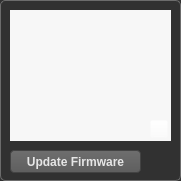
  <widget class="QGroupBox" name="groupBox_2">
   <property name="geometry">
    <rect>
     <x>770</x>
     <y>50</y>
     <width>181</width>
     <height>181</height>
    </rect>
   </property>
   <property name="styleSheet">
    <string notr="true">QGroupBox {
	background-color: rgb(49, 49, 49);
    border: 1px solid rgb(108, 108, 108);
    border-radius: 5px;
}</string>
   </property>
   <property name="title">
    <string/>
   </property>
   <widget class="QLabel" name="labelModel">
    <property name="geometry">
     <rect>
      <x>10</x>
      <y>10</y>
      <width>161</width>
      <height>131</height>
     </rect>
    </property>
    <property name="styleSheet">
     <string notr="true">background-color: rgb(247, 247, 247);
border-image: url(:/images/scara.png);</string>
    </property>
    <property name="text">
     <string/>
    </property>
   </widget>
   <widget class="QPushButton" name="btnUpdateFirmware">
    <property name="geometry">
     <rect>
      <x>10</x>
      <y>150</y>
      <width>131</width>
      <height>23</height>
     </rect>
    </property>
    <property name="font">
     <font>
      <family>Arial</family>
      <weight>75</weight>
      <bold>true</bold>
     </font>
    </property>
    <property name="styleSheet">
     <string notr="true"> QPushButton {
	 color: rgb(230,230,230);
     border: 1px solid rgb(67,67,67);
     border-radius: 4px;
	 background-color: qlineargradient(x1:0,y1:0,x2:0,y2:1,stop:0 #6E6E6E,stop:1 #5F5F5F);
 }

 QPushButton::hover {
	 color: rgb(231,231,231);
	 background-color: qlineargradient(x1:0,y1:0,x2:0,y2:1,stop:0 #858585,stop:1 #787878);
 }

 QPushButton:pressed {
	 color: rgb(231,231,231);
	 background-color: qlineargradient(x1:0,y1:0,x2:0,y2:1,stop:0 #646464,stop:0.7 #828282,stop:1 #6E6E6E);
 }

</string>
    </property>
    <property name="text">
     <string>Update Firmware</string>
    </property>
   </widget>
   <widget class="QPushButton" name="pushButton">
    <property name="geometry">
     <rect>
      <x>150</x>
      <y>120</y>
      <width>18</width>
      <height>18</height>
     </rect>
    </property>
    <property name="styleSheet">
     <string notr="true"> QPushButton {
	background-color: rgba(255, 255, 255, 0);
	border-image: url(:/images/mDraw-info-icon.png) 0;
 }

 QPushButton:hover {
	background-color: rgba(255, 255, 255, 0);
	border-image: url(:/images/mDraw-info-icon-click.png) 0;
 }

 QPushButton:pressed  {
	background-color: rgba(255, 255, 255, 0);
	border-image: url(:/images/mDraw-info-icon-hover.png) 0;
 }
</string>
    </property>
    <property name="text">
     <string/>
    </property>
   </widget>
  </widget>
